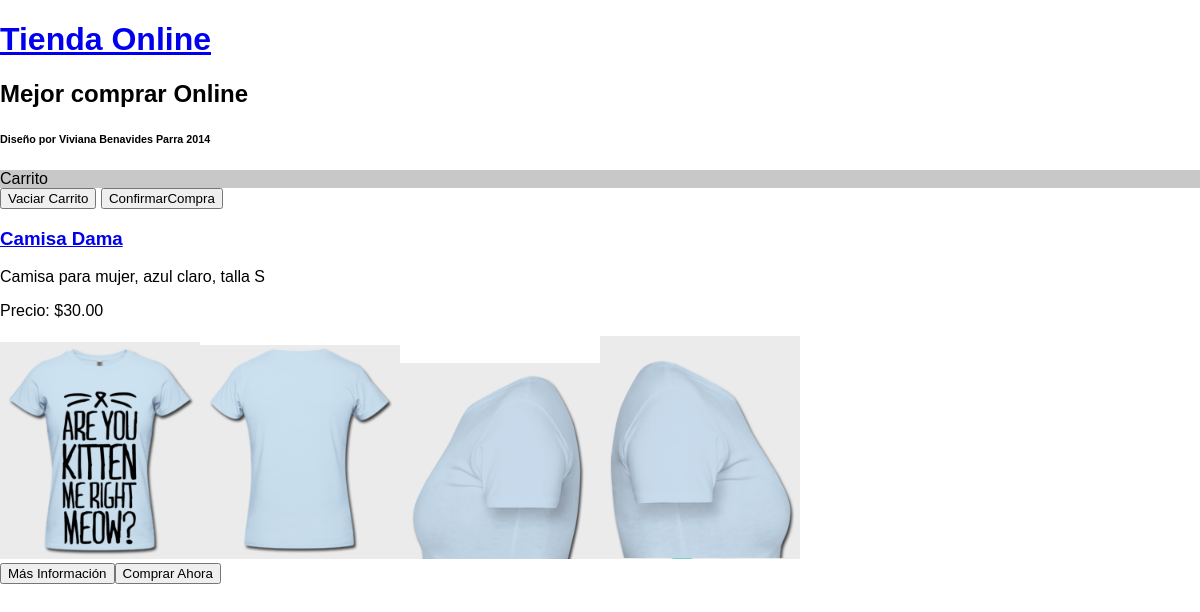
The app's page /producto.php?id=4 with its own data.
### tables this page shows
CREATE TABLE IF NOT EXISTS `productos` (
`id` int(100) NOT NULL,
  `nombre` varchar(255) NOT NULL,
  `descripcion` varchar(255) NOT NULL,
  `precio` decimal(30,2) NOT NULL,
  `existencias` int(255) NOT NULL
);

CREATE TABLE IF NOT EXISTS `imagenesproductos` (
`id` int(100) NOT NULL,
  `idproducto` int(100) NOT NULL,
  `imagen` varchar(255) NOT NULL,
  `titulo` varchar(255) NOT NULL,
  `descripcion` varchar(255) NOT NULL
);

### producto.php (the view, shortened to what this page needs)
<?php include "php/header.inc" ?>
<?php
$conexion = mysqli_connect ("localhost", "tienda", "online", "tiendaonline");
mysqli_set_charset ($conexion, "utf8");
$peticion = "SELECT * FROM productos WHERE id= ".$_GET['id']." LIMIT 1";
$resultado = mysqli_query($conexion, $peticion);
while ($fila = mysqli_fetch_array($resultado)) {
	echo "<article>";
	echo "<a href= 'producto.php?id=".$fila['id']."'><h3>".$fila['nombre']."</h3></a>";
	echo "<p>".$fila['descripcion']."</p>";
	echo "<p>Precio: $".$fila['precio']."</p>";
	$peticion2 = "SELECT * FROM imagenesproductos WHERE idproducto = ".$fila['id']."";
	$resultado2 = mysqli_query($conexion, $peticion2);
	while ($fila2 = mysqli_fetch_array($resultado2)) {
		echo "<img src= 'photo/".$fila2['imagen']."' width=200px>";
	}
	echo "<br>";
	echo "<a href= 'producto.php?id=".$fila['id']."'><button>Más Información</button></a>";
	echo "<button>Comprar Ahora</button>";
	echo "</article>";
}
?>
<?php include "php/footer.inc" ?>

### css/styles.css (style rules this page uses)
body { font-family:arial; background:rgb (200,200,200); margin:0px; padding: 0px; }

### records on screen
productos: nombre "Camisa Dama", descripcion "Camisa para mujer, azul claro, talla S", precio "30.00"
imagenesproductos: imagen (picture)
imagenesproductos: imagen (picture)
imagenesproductos: imagen (picture)
imagenesproductos: imagen (picture)
